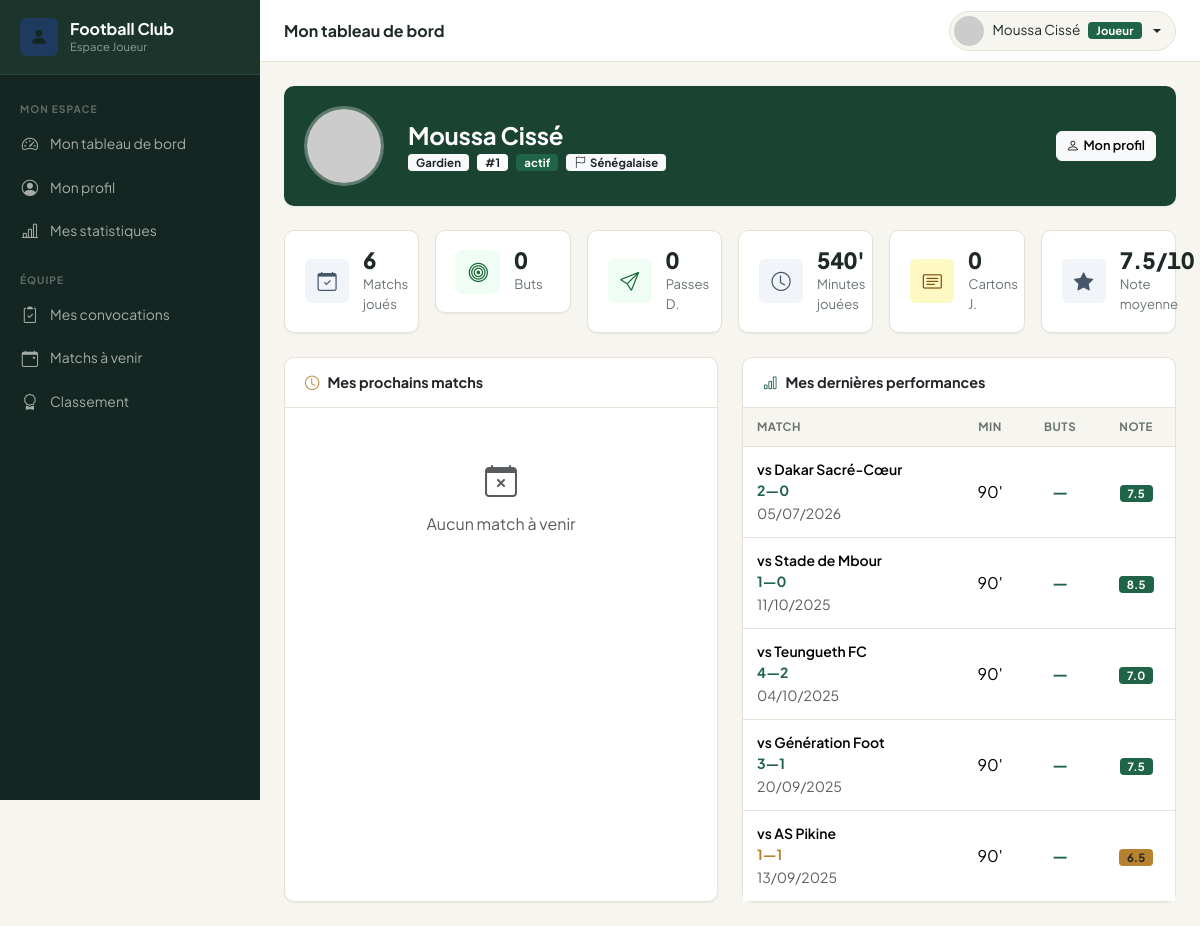
Page /joueur/index.php (signed in) on the committed database.
### tables this page shows
CREATE TABLE `joueurs` (
  `id` int(11) NOT NULL,
  `utilisateur_id` int(11) DEFAULT NULL,
  `club_id` int(11) DEFAULT 1,
  `nom` varchar(100) NOT NULL,
  `prenom` varchar(100) NOT NULL,
  `date_naissance` date DEFAULT NULL,
  `nationalite` varchar(100) DEFAULT NULL,
  `taille` decimal(4,1) DEFAULT NULL,
  `poids` decimal(5,1) DEFAULT NULL,
  `poste` enum('Gardien','Défenseur','Milieu','Attaquant') NOT NULL,
  `numero_maillot` tinyint(3) UNSIGNED DEFAULT NULL,
  `photo` varchar(255) DEFAULT NULL,
  `date_inscription` date DEFAULT curdate(),
  `statut` enum('actif','blessé','suspendu','inactif') NOT NULL DEFAULT 'actif',
  `created_at` timestamp NOT NULL DEFAULT current_timestamp(),
  `updated_at` timestamp NOT NULL DEFAULT current_timestamp() ON UPDATE current_timestamp()
);

CREATE TABLE `statistiques` (
  `id` int(11) NOT NULL,
  `joueur_id` int(11) NOT NULL,
  `match_id` int(11) NOT NULL,
  `minutes_jouees` smallint(5) UNSIGNED DEFAULT 0,
  `buts` tinyint(3) UNSIGNED DEFAULT 0,
  `passes_decisives` tinyint(3) UNSIGNED DEFAULT 0,
  `cartons_jaunes` tinyint(3) UNSIGNED DEFAULT 0,
  `cartons_rouges` tinyint(3) UNSIGNED DEFAULT 0,
  `note_match` decimal(3,1) DEFAULT NULL,
  `created_at` timestamp NOT NULL DEFAULT current_timestamp(),
  `updated_at` timestamp NOT NULL DEFAULT current_timestamp() ON UPDATE current_timestamp()
);

CREATE TABLE `matchs` (
  `id` int(11) NOT NULL,
  `competition_id` int(11) DEFAULT NULL,
  `date_match` date NOT NULL,
  `heure_match` time DEFAULT NULL,
  `stade` varchar(200) DEFAULT NULL,
  `adversaire` varchar(150) NOT NULL,
  `domicile_exterieur` enum('Domicile','Extérieur') DEFAULT 'Domicile',
  `score_equipe` tinyint(3) UNSIGNED DEFAULT 0,
  `score_adverse` tinyint(3) UNSIGNED DEFAULT 0,
  `statut` enum('Programmé','En cours','Terminé','Annulé','Reporté') DEFAULT 'Programmé',
  `notes` text DEFAULT NULL,
  `created_at` timestamp NOT NULL DEFAULT current_timestamp(),
  `updated_at` timestamp NOT NULL DEFAULT current_timestamp() ON UPDATE current_timestamp()
);

### joueur/index.php (the view, shortened to what this page needs)
<?php
require_once ROOT_PATH . '/includes/functions.php';
$pdo  = getPDO();
$user = currentUser();
$joueurStmt = $pdo->prepare("SELECT * FROM joueurs WHERE utilisateur_id=? LIMIT 1");
$joueurStmt->execute([$user['id']]);
$joueur = $joueurStmt->fetch();
$stats = [];
if ($joueur) {
    $stmt = $pdo->prepare("
        SELECT COALESCE(SUM(buts),0) AS buts, COALESCE(SUM(passes_decisives),0) AS passes,
               COALESCE(SUM(minutes_jouees),0) AS minutes, COALESCE(SUM(cartons_jaunes),0) AS cj,
               COALESCE(SUM(cartons_rouges),0) AS cr, COUNT(DISTINCT match_id) AS matchs,
               ROUND(AVG(note_match),1) AS note_moy
        FROM statistiques WHERE joueur_id=?
    ");
    $stmt->execute([$joueur['id']]);
    $stats = $stmt->fetch();
}
$prochains = [];
if ($joueur) {
    $stmt = $pdo->prepare("
        SELECT m.*, c.nom AS competition, cv.lieu_rdv, cv.heure_rdv
        FROM convocation_joueur cj
        JOIN convocations cv ON cv.id=cj.convocation_id
        JOIN matchs m ON m.id=cv.match_id
        LEFT JOIN competitions c ON c.id=m.competition_id
        WHERE cj.joueur_id=? AND cv.statut='Publiée' AND m.date_match >= CURDATE() AND m.statut='Programmé'
        ORDER BY m.date_match ASC LIMIT 5
    ");
    $stmt->execute([$joueur['id']]);
    $prochains = $stmt->fetchAll();
}
$derniers = [];
if ($joueur) {
    $stmt = $pdo->prepare("
        SELECT m.date_match, m.adversaire, m.score_equipe, m.score_adverse,
               s.buts, s.passes_decisives, s.minutes_jouees, s.cartons_jaunes, s.cartons_rouges, s.note_match
        FROM statistiques s
        JOIN matchs m ON m.id=s.match_id
        WHERE s.joueur_id=? ORDER BY m.date_match DESC LIMIT 5
    ");
    $stmt->execute([$joueur['id']]);
    $derniers = $stmt->fetchAll();
}
$pageTitle = 'Mon tableau de bord';
require_once __DIR__ . '/includes/header.php';
?>
<?php if ($joueur): ?>
<div class="card mb-4" style="background:#1b4332;color:#fff;border:none">
    <div class="card-body d-flex align-items-center gap-4 flex-wrap">
        <img src="<?= avatarUrl($joueur['photo'], $joueur['prenom'].' '.$joueur['nom']) ?>"
             style="width:80px;height:80px;border-radius:50%;object-fit:cover;border:3px solid rgba(255,255,255,.3)">
        <div>
            <h4 class="fw-bold mb-1 text-white"><?= e($joueur['prenom']) ?> <?= e($joueur['nom']) ?></h4>
            <div class="d-flex gap-2 flex-wrap">
                <span class="badge bg-light text-dark"><?= e($joueur['poste']) ?></span>
                <?php if ($joueur['numero_maillot']): ?><span class="badge bg-white text-dark">#<?= $joueur['numero_maillot'] ?></span><?php endif; ?>
                <?= statusBadge($joueur['statut']) ?>
                <?php if ($joueur['nationalite']): ?><span class="badge bg-light text-dark"><i class="bi bi-flag me-1"></i><?= e($joueur['nationalite']) ?></span><?php endif; ?>
            </div>
        </div>
        <div class="ms-auto text-end">
            <a href="<?= BASE_URL ?>/joueur/profil.php" class="btn btn-light btn-sm">
                <i class="bi bi-person me-1"></i>Mon profil
            </a>
        </div>
    </div>
</div>
<div class="row g-3 mb-4">
    <?php
    $cards = [
        ['bi-calendar-check','Matchs joués',   $stats['matchs']  ?? 0, '#f1f5f9','#475569'],
        ['bi-bullseye',      'Buts',            $stats['buts']    ?? 0, '#f0fdf4','#166534'],
        ['bi-send',          'Passes D.',       $stats['passes']  ?? 0, '#f0fdf4','#166534'],
        ['bi-clock',         'Minutes jouées',  ($stats['minutes'] ?? 0)."'", '#f1f5f9','#475569'],
        ['bi-card-text',     'Cartons J.',      $stats['cj']      ?? 0, '#fef9c3','#854d0e'],
        ['bi-star-fill',     'Note moyenne',    $stats['note_moy'] ? $stats['note_moy'].'/10' : '—', '#f1f5f9','#475569'],
    ];
    foreach ($cards as [$icon,$label,$val,$bg,$color]):
    ?>
    <div class="col-6 col-md-4 col-xl-2">
        <div class="stat-card">
            <div class="stat-icon" style="background:<?= $bg ?>;color:<?= $color ?>"><i class="bi <?= $icon ?>"></i></div>
            <div><div class="stat-value" style="font-size:1.4rem"><?= $val ?></div><div class="stat-label"><?= $label ?></div></div>
        </div>
    </div>
    <?php endforeach; ?>
</div>
<div class="row g-4">
    <div class="col-lg-6">
        <div class="card h-100">
            <div class="card-header"><i class="bi bi-clock text-warning me-2"></i>Mes prochains matchs</div>
            <div class="card-body p-0">
                <?php if ($prochains): ?>
                <ul class="list-group list-group-flush">
                    <?php foreach ($prochains as $m): ?>
                    <li class="list-group-item px-3 py-3">
                        <div class="d-flex justify-content-between align-items-start">
                            <div>
                                <div class="fw-bold">vs <?= e($m['adversaire']) ?></div>
                                <small class="text-muted">
                                    <i class="bi bi-calendar3 me-1"></i><?= formatDate($m['date_match']) ?>
                                    <?= $m['heure_match'] ? ' à '.formatTime($m['heure_match']) : '' ?>
                                    <?= $m['competition'] ? ' · '.e($m['competition']) : '' ?>
                                </small>
                                <?php if ($m['lieu_rdv'] || $m['heure_rdv']): ?>
                                <div class="mt-1 small text-info">
                                    <i class="bi bi-pin-map me-1"></i>
                                    RDV : <?= $m['lieu_rdv'] ? e($m['lieu_rdv']) : '' ?>
                                    <?= $m['heure_rdv'] ? ' à '.formatTime($m['heure_rdv']) : '' ?>
                                </div>
                                <?php endif; ?>
                            </div>
                            <span class="badge bg-success ms-2">Convoqué</span>
                        </div>
                    </li>
                    <?php endforeach; ?>
                </ul>
                <?php else: ?>
                    <div class="text-center py-5 text-muted"><i class="bi bi-calendar-x fs-2 d-block mb-2"></i>Aucun match à venir</div>
                <?php endif; ?>
            </div>
        </div>
    </div>
    <div class="col-lg-6">
        <div class="card h-100">
            <div class="card-header"><i class="bi bi-bar-chart me-2 text-success"></i>Mes dernières performances</div>
            <div class="card-body p-0 table-responsive">
                <?php if ($derniers): ?>
                <table class="table mb-0">
                    <thead><tr><th>Match</th><th class="text-center">Min</th><th class="text-center">Buts</th><th class="text-center">Note</th></tr></thead>
                    <tbody>
                    <?php foreach ($derniers as $d):
                        $res = '';
                        if ($d['score_equipe'] > $d['score_adverse'])      $res = 'text-success';
                        elseif ($d['score_equipe'] < $d['score_adverse'])  $res = 'text-danger';
                        else                                                $res = 'text-warning';
                    ?>
                    <tr>
                        <td>
                            <div class="fw-semibold small">vs <?= e($d['adversaire']) ?></div>
                            <div class="<?= $res ?> small fw-bold"><?= $d['score_equipe'] ?>—<?= $d['score_adverse'] ?></div>
                            <small class="text-muted"><?= formatDate($d['date_match']) ?></small>
                        </td>
                        <td class="text-center"><?= $d['minutes_jouees'] ?>'</td>
                        <td class="text-center fw-bold text-success"><?= $d['buts'] ?: '—' ?></td>
                        <td class="text-center">
                            <?php if ($d['note_match']): ?>
                            <span class="badge <?= $d['note_match']>=7?'bg-success':($d['note_match']>=5?'bg-warning text-dark':'bg-danger') ?>">
                                <?= $d['note_match'] ?>
                            </span>
                            <?php else: ?>—<?php endif; ?>
                        </td>
                    </tr>
                    <?php endforeach; ?>
                    </tbody>
                </table>
                <?php else: ?>
                    <div class="text-center py-5 text-muted"><i class="bi bi-bar-chart fs-2 d-block mb-2"></i>Aucune statistique disponible</div>
                <?php endif; ?>
            </div>
        </div>
    </div>
</div>
<?php endif; ?>
<?php require_once __DIR__ . '/includes/footer.php'; ?>

### joueur/includes/header.php (shortened to what this page needs)
<?php
$pageTitle = $pageTitle ?? 'Espace Joueur';
$user      = currentUser();
$baseUrl   = BASE_URL;
?>
<!DOCTYPE html>
<html lang="fr">
<head>
    <link href="https://cdn.jsdelivr.net/npm/bootstrap@5.3.3/dist/css/bootstrap.min.css" rel="stylesheet">
    <link href="https://cdn.jsdelivr.net/npm/bootstrap-icons@1.11.3/font/bootstrap-icons.min.css" rel="stylesheet">
    <link href="<?= $baseUrl ?>/assets/css/style.css?v=<?= assetVersion('assets/css/style.css') ?>" rel="stylesheet">
</head>
<body>
<aside class="sidebar" id="sidebar">
    <a href="<?= $baseUrl ?>/joueur/index.php" class="sidebar-brand">
        <div class="brand-icon" style="background:#1e3a5f"><i class="bi bi-person-fill"></i></div>
        <div><div class="brand-text">Football Club</div><div class="brand-sub">Espace Joueur</div></div>
    </a>
    <nav class="mt-2 pb-4">
        <div class="sidebar-section">Mon espace</div>
        <a href="<?= $baseUrl ?>/joueur/index.php"><i class="bi bi-speedometer2"></i> Mon tableau de bord</a>
        <a href="<?= $baseUrl ?>/joueur/profil.php"><i class="bi bi-person-circle"></i> Mon profil</a>
        <a href="<?= $baseUrl ?>/joueur/statistiques.php"><i class="bi bi-bar-chart-line"></i> Mes statistiques</a>
        <div class="sidebar-section">Équipe</div>
        <a href="<?= $baseUrl ?>/joueur/convocations.php"><i class="bi bi-clipboard2-check"></i> Mes convocations</a>
        <a href="<?= $baseUrl ?>/joueur/matchs.php"><i class="bi bi-calendar-event"></i> Matchs à venir</a>
        <a href="<?= $baseUrl ?>/joueur/classement.php"><i class="bi bi-award"></i> Classement</a>
    </nav>
</aside>
<div class="main-wrapper">
    <header class="topbar">
        <span class="page-title"><?= e($pageTitle) ?></span>
        <div class="topbar-right">
            <div class="dropdown">
                <div class="user-chip dropdown-toggle" data-bs-toggle="dropdown">
                    <img src="<?= avatarUrl($user['photo'] ?? null, ($user['prenom'] ?? '?').' '.($user['nom'] ?? '')) ?>" class="avatar-sm">
                    <span class="d-none d-md-inline"><?= e(($user['prenom'] ?? '').' '.($user['nom'] ?? '')) ?></span>
                    <?= roleBadge('joueur') ?>
                </div>
            </div>
        </div>
    </header>
    <main class="page-content">

### includes/functions.php (shortened to what this page needs)
<?php
function currentUser(): ?array {
    return $_SESSION['user'] ?? null;
}
function e(string $str): string {
    return htmlspecialchars($str, ENT_QUOTES | ENT_SUBSTITUTE, 'UTF-8');
}
function assetVersion(string $relativePath): string {
    $path = ROOT_PATH . '/' . ltrim($relativePath, '/');
    return (string)(file_exists($path) ? filemtime($path) : time());
}
function formatDate(?string $date): string {
    return date('d/m/Y', strtotime($date));
}
function statusBadge(string $status): string {
    $map = [
        'actif'      => 'success',
        'inactif'    => 'secondary',
        'blessé'     => 'warning',
        'suspendu'   => 'danger',
        'Programmé'  => 'primary',
        'Terminé'    => 'success',
        'En cours'   => 'warning',
        'Annulé'     => 'danger',
        'Reporté'    => 'secondary',
        'Publiée'    => 'success',
        'Brouillon'  => 'secondary',
        'Convoqué'   => 'success',
        'Absent'     => 'danger',
        'Blessé'     => 'warning',
        'Titulaire'  => 'primary',
        'Remplaçant' => 'secondary',
    ];
    $color = $map[$status] ?? 'secondary';
    return "<span class=\"badge bg-$color\">" . e($status) . '</span>';
}
function roleBadge(string $role): string {
    $map = ['admin' => 'danger', 'coach' => 'primary', 'staff' => 'warning', 'joueur' => 'success'];
    $labels = ['admin' => 'Admin', 'coach' => 'Coach', 'staff' => 'Staff', 'joueur' => 'Joueur'];
    $color = $map[$role] ?? 'secondary';
    $label = $labels[$role] ?? $role;
    return "<span class=\"badge bg-$color\">" . e($label) . '</span>';
}
function avatarUrl(?string $photo, string $name = '?'): string {
    $initials = urlencode(strtoupper(substr($name, 0, 1)));
    return "https://ui-avatars.com/api/?name=$initials&background=2d6a4f&color=fff&size=80";
}

### rows in the picture
joueurs: prenom+nom "Moussa Cissé", prenom "Moussa", nom "Cissé", poste "Gardien", numero_maillot "1", statut "actif", nationalite "Sénégalaise"
statistiques: match.adversaire "Dakar Sacré-Cœur", match.score_equipe "2", match.score_adverse "0", match.date_match "05/07/2026", minutes_jouees "90", buts "—", note_match "7.5"
statistiques: match.adversaire "Stade de Mbour", match.score_equipe "1", match.score_adverse "0", match.date_match "11/10/2025", minutes_jouees "90", buts "—", note_match "8.5"
statistiques: match.adversaire "Teungueth FC", match.score_equipe "4", match.score_adverse "2", match.date_match "04/10/2025", minutes_jouees "90", buts "—", note_match "7.0"
statistiques: match.adversaire "Génération Foot", match.score_equipe "3", match.score_adverse "1", match.date_match "20/09/2025", minutes_jouees "90", buts "—", note_match "7.5"
statistiques: match.adversaire "AS Pikine", match.score_equipe "1", match.score_adverse "1", match.date_match "13/09/2025", minutes_jouees "90", buts "—", note_match "6.5"

### other values in the picture
$pageTitle "Mon tableau de bord"
$label "Joueur"
$val "6"
$label "Matchs joués"
$val "0"
$label "Buts"
$label "Passes D."
$val "540'"
$label "Minutes jouées"
$label "Cartons J."
$val "7.5/10"
$label "Note moyenne"
